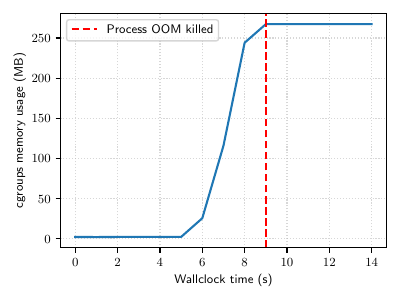

Generate this figure with Python:
import matplotlib.pyplot as plt
import seaborn as sns
import numpy as np

plt.rcParams.update(
    {
        "text.usetex": True,
        # "font.family": "serif",
        "pgf.texsystem": "pdflatex",
        "font.size": 9,
        # "font.size": 10,
        # "pgf.preamble": "\n".join(
        #     [
        #         r"\usepackage{libertine}",
        #         # r"\usepackage{lmodern}",
        #     ]
        # ),
        # "lines.linewidth": 0.8,
        "lines.markersize": 3,
        # "axes.linewidth": 0.5,
        # "grid.linewidth": 0.3,
        "grid.linestyle": ":",
        # "axes.edgecolor": matplotlib.rcParams["grid.color"],
        # "ytick.color": matplotlib.rcParams["grid.color"],
        # "ytick.direction": "in",
        # "xtick.color": matplotlib.rcParams["grid.color"],
        # "xtick.direction": "in",
        # "axes.titlesize": "medium",
        # "axes.titlepad": 2,
        # "axes.labelpad": 1,
        # "axes.spines.top": False,
        # "axes.spines.right": False,
        # "axes.spines.bottom": False,
        # "axes.spines.left": False,
        # "legend.labelspacing": 0,
        # "legend.handlelength": 1,
        # "legend.handletextpad": 0.2,
        # "legend.columnspacing": 1,
        # "legend.borderpad": 0,
    }
)

proc = [
    2334720,
    2244608,
    2379776,
    2387968,
    2392064,
    2387968,
    25665536,
    115929088,
    244097024,
    267161600,
    267177984,
    267177984,
    267210752,
    267190272,
    267182080,
]

killed_T = 9

if __name__ == "__main__":
    # sns.set_theme()

    fig, ax = plt.subplots()

    ax.plot(np.arange(0, len(proc)), np.asarray(proc) * 1e-6)
    ax.axvline(x=killed_T, c="red", ls="--", label="Process OOM killed")

    ax.grid(ls=":", alpha=0.5)

    ax.set_xlabel("Wallclock time (s)")
    ax.set_ylabel("cgroups memory usage (MB)")

    ax.legend()
    fig.set_size_inches(4, 3)
    fig.tight_layout()

    plt.savefig("oom.pdf")
